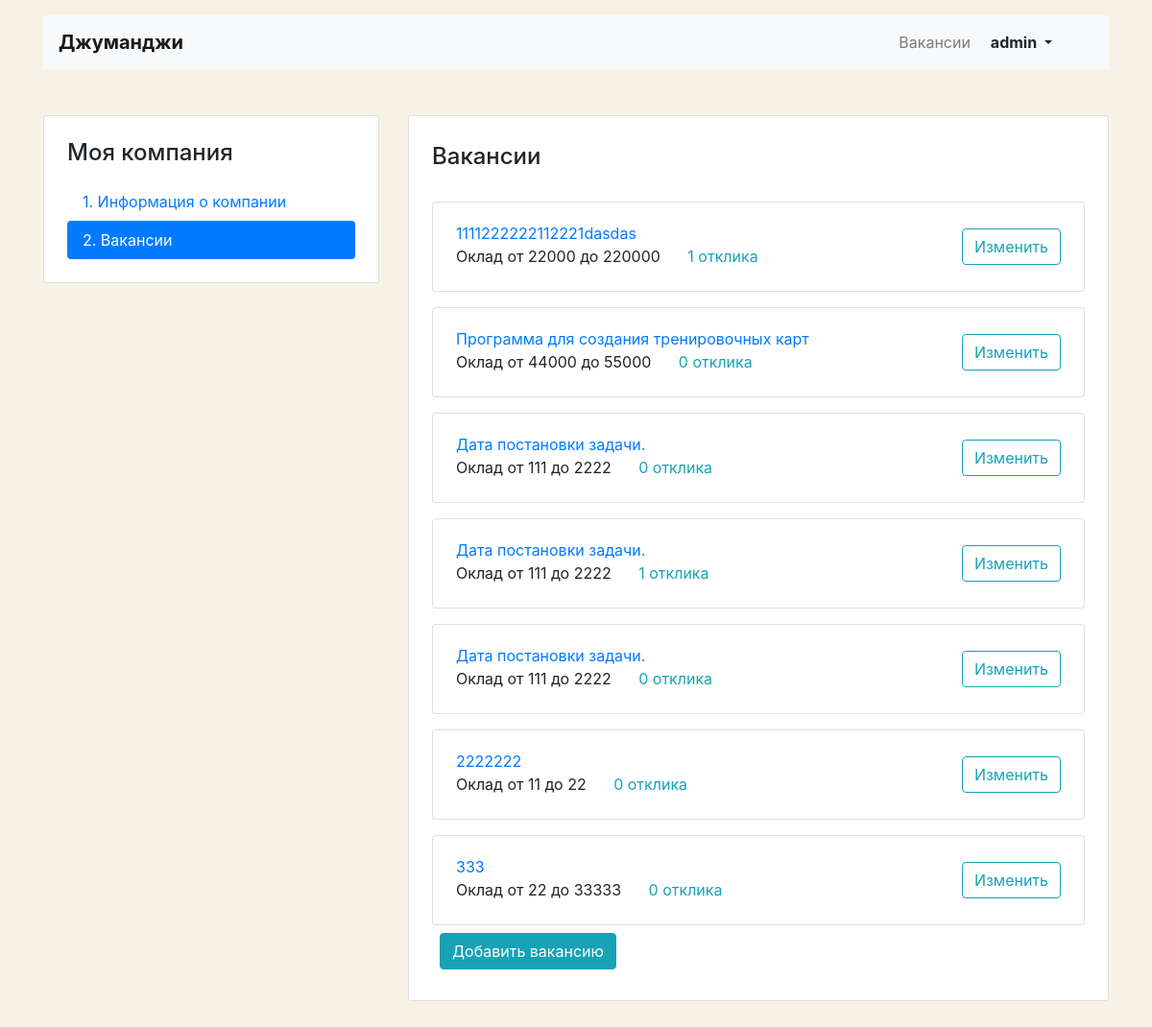
The page /mycompany/vacancies/ (signed in) on the database as committed earlier.
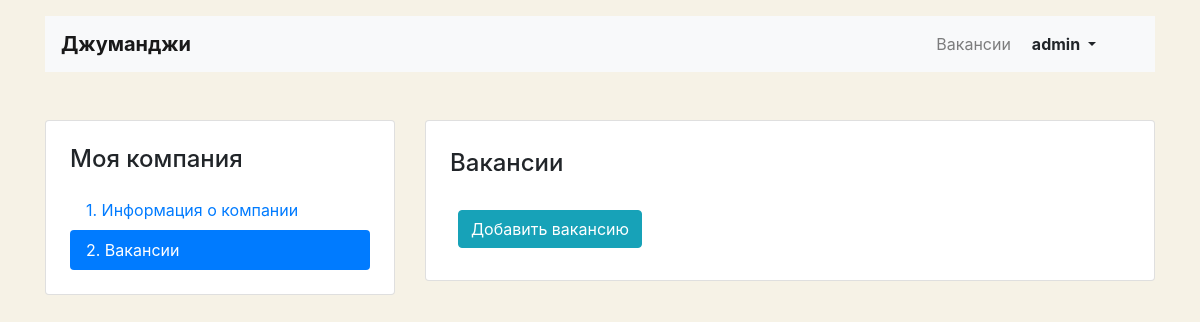
The same page on the database as committed later.
### step_job/models.py (models this page shows, shortened)
class Vacancy(models.Model):
    title = models.CharField(_("Название вакансии"), max_length=64)
    specialty = models.ForeignKey(Specialty, on_delete=models.CASCADE,
                                  related_name="vacancies", verbose_name=_("Специальность"))
    company = models.ForeignKey(Company, on_delete=models.CASCADE,
                                related_name="vacancies", verbose_name=_("Компания"))
    skills = models.CharField(_("Навыки"), max_length=512)
    description = models.TextField(_("Описание"), max_length=2056)
    salary_min = models.PositiveIntegerField(_("Зарплато от"))
    salary_max = models.PositiveIntegerField(_("Зарплата до"))
    published_at = models.DateTimeField(_("Дата публикации"), auto_now_add=True, blank=True)
    class Meta:
        verbose_name = _("Вакансия")
        verbose_name_plural = _("Вакансии")

### step_job/views/views.py (the view)
# urls.py: path('mycompany/vacancies/', ListMyVacanciesView.as_view(), name="list_my_vacancies"),
class ListMyVacanciesView(LoginRequiredMixin, ListView):
    model = Vacancy
    context_object_name = "vacancies"
    template_name = "vacancy/vacancy-list.html"
    def get_queryset(self):
        return self.model.objects.filter(company__owner=self.request.user).select_related("company")
    def get_context_data(self, **kwargs):
        context = super().get_context_data(**kwargs)
        context["vacancies_title"] = "Мои вакансии"
        return context

### templates/vacancy/vacancy-list.html
{% extends "company/company_base.html" %}
{% load crispy_forms_filters %}
{% block container %}
  <main class="container mt-3 pb-5">
    <div class="row mt-5">
      <div class="col-12 col-lg-4">
        <aside class="pt-3 pb-4 px-4 mb-5 card">
          <h1 class="h4 pt-2 pb-2">Моя компания</h1>
          <div class="nav flex-column nav-pills" id="v-pills-tab" role="tablist" aria-orientation="vertical">
            <a class="nav-link {% if vacancies not in request.path  %}active{% endif %}"
               href="{% url 'my_company' %}">1. Информация о компании </a>
              <a class="nav-link {% if 'vacancies' in request.path %}active{% endif %}"
              href="{% url 'list_my_vacancies' %}">2. Вакансии</a>
          </div>
        </aside>
      </div>
      <div class="col-12 col-lg-8">
        <div class="card">
          <div class="card-body px-4 pb-4">
            <section class="tab-pane fade show active">
              <h2 class="h4 pt-2 pb-3">Вакансии</h2>
                {% for vacancy in vacancies %}
                  <div class="card mt-3">
                    <div class="card-body px-4">
                      <div class="row align-items-center">
                        <div class="col-6 col-lg-8">
                          <a href="{% url 'vacancy' vacancy.id %}" class="mb-1">{{ vacancy.title }}</a>
                          <p class="mb-1">
                            <span class="mr-4">Оклад от {{ vacancy.salary_min }} до {{ vacancy.salary_max }}</span>
                              <a href="{% url 'vacancy' vacancy.id %}" class="text-info">
                                  {{ vacancy.applications.count }} отклика
                              </a>
                          </p>
                        </div>
                        <div class="col-6 col-lg-4 text-right">
                          <a href="{% url 'my_vacancy_edit' vacancy.id %}" class="btn btn-outline-info">Изменить</a>
                        </div>
                      </div>
                    </div>
                  </div>
                {% endfor %}
                <div>
                    <a href="{% url 'my_vacancy_create' %}" class="btn btn-info m-2">Добавить вакансию</a>
                </div>
            </section>
          </div>
        </div>
      </div>
    </div>
  </main>
{% endblock container %}

Rows that differ between the two databases and show on the page:
removed Vacancy: title "1111222222112221dasdas", salary_min "22000", salary_max "220000", applications.count "1"
removed Vacancy: title "Программа для создания тренировочных карт", salary_min "44000", salary_max "55000", applications.count "0"
removed Vacancy: title "Дата постановки задачи.", salary_min "111", salary_max "2222", applications.count "0"
removed Vacancy: title "Дата постановки задачи.", salary_min "111", salary_max "2222", applications.count "1"
removed Vacancy: title "Дата постановки задачи.", salary_min "111", salary_max "2222", applications.count "0"
removed Vacancy: title "2222222", salary_min "11", salary_max "22", applications.count "0"
removed Vacancy: title "333", salary_min "22", salary_max "33333", applications.count "0"
